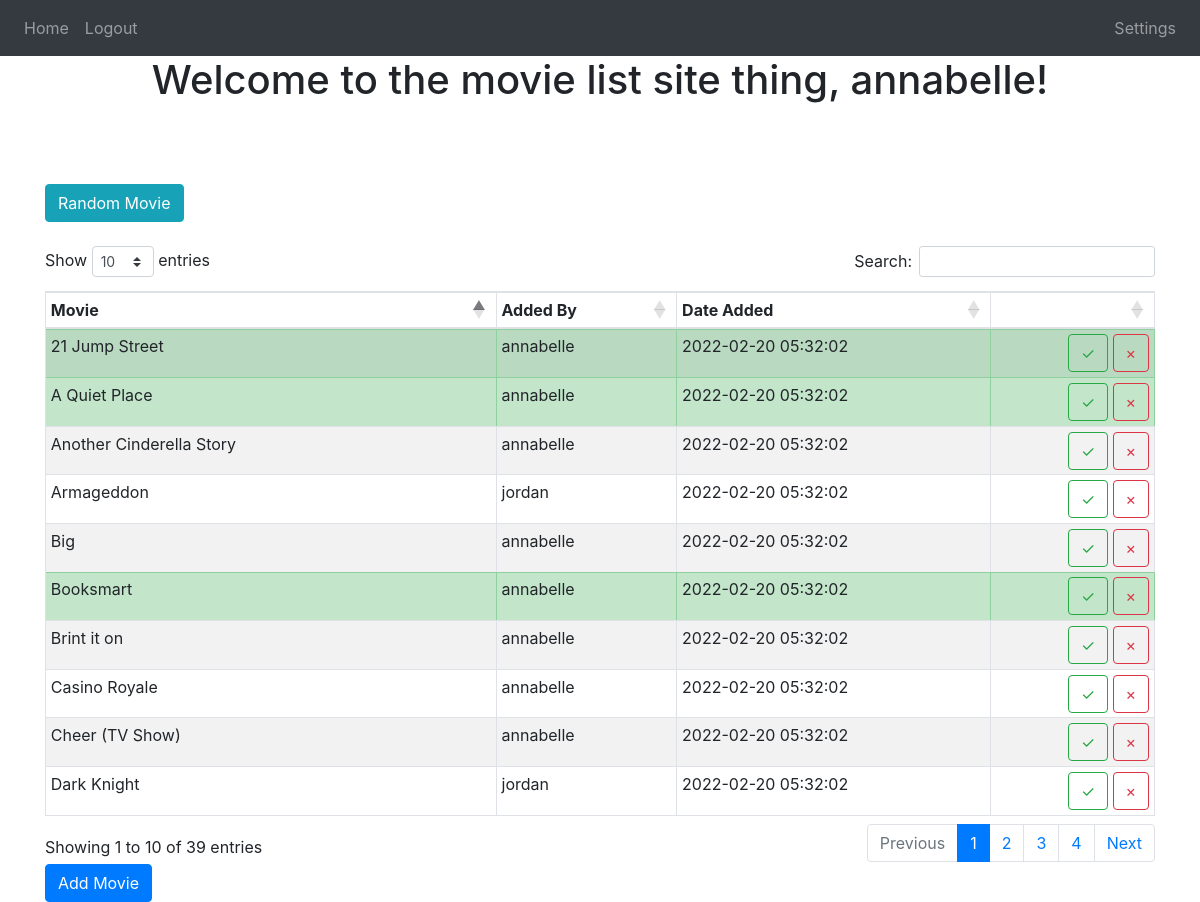
The app's page / (signed in) with its own data.
### website/models.py (models this page shows)
class User(db.Model, UserMixin):
    id = db.Column(db.Integer, primary_key=True)
    username = db.Column(db.String(150), unique=True)
    password = db.Column(db.String(150))
    movieSuggestions = db.relationship('Movie')

class Movie(db.Model):
    id = db.Column(db.Integer, primary_key=True)
    name = db.Column(db.String(150))
    whoAdded = db.Column(db.String(150), db.ForeignKey('user.id'))
    dateAdded = db.Column(db.DateTime(timezone=True), default=func.now())
    haveWatched = db.Column(db.Boolean, default=False)

### website/views.py (the view)
@views.route('/', methods=['POST', 'GET'])
@login_required
def home():
    if request.method == 'POST':
        movie_name = request.form.get('movieNameInput')
        newMovie = Movie(name=movie_name, whoAdded=current_user.username, haveWatched=False)
        db.session.add(newMovie)
        db.session.commit()
    allMovies = Movie.query.all()
    randMovie = random.choice(allMovies)
    while randMovie.haveWatched:
        randMovie = random.choice(allMovies)
    return render_template("home.html", user=current_user, movies=allMovies, randomMovie=randMovie.name)

### website/__init__.py (called while the page is built)
def create_app():
    app = Flask(__name__)
    app.config['SECRET_KEY'] = 'EoX;)#xk9X&ApMPBJ0X,#@"pM+aB@W'
    app.config['SQLALCHEMY_DATABASE_URI'] = f'sqlite:///{DB_NAME}'
    app.config['SQLALCHEMY_TRACK_MODIFICATIONS'] = False
    db.init_app(app)
    login_manager = LoginManager()
    login_manager.login_view = 'auth.login'
    login_manager.init_app(app)
    from .views import views
    from .auth import auth
    app.register_blueprint(views, url_prefix='/')
    app.register_blueprint(auth, url_prefix='/')
    from .models import User, Movie
    create_database(app)
    @login_manager.user_loader
    def load_user(id):
        return User.query.get(int(id))
    return app

### website/templates/home.html (shortened to what this page needs)
{% extends "base.html" %}
{% block pageBody %}
    <h1 align="center">Welcome to the movie list site thing, {{ user.username }}!</h1>
    <br>
    <br>
    <br>
    <button type="button" class="btn btn-info" data-toggle="modal" data-target="#randomMovieModal">Random Movie</button>
    <br>
    <br>
    <table id="movieTable" class="table table-striped table-bordered table-sm" cellspacing="0" width="100%">
        <thead>
            <th class="th-sm">Movie</th>
            <th class="th-sm">Added By</th>
            <th class="th-sm">Date Added</th>
            <th class="th-sm"></th>
        </thead>
        <tbody>
            {% for movie in movies %}
                {% if movie.haveWatched %}
                    <tr class="table-success">
                        <td>{{ movie.name }}</td>
                        <td>{{ movie.whoAdded }}</td>
                        <td>{{ movie.dateAdded }}</td>
                        <td align="right">
                            <a href="{{ url_for('views.watchMovie', movie_id=movie.id) }}" title="Watch Movie">
                                <button type="button" class="btn btn-outline-success">&#10003;</button>
                            </a>
                            <a href="{{ url_for('views.movieDelete', movie_id=movie.id) }}" onclick="return confirm('Are you sure you want to delete {{ movie.name }}?');" title="Delete Movie" }}>
                                <button type="button" class="btn btn-outline-danger">&times;</button>
                            </a>
                        </td>
                    </tr>
                {% else %}
                    <tr>
                        <td>{{ movie.name }}</td>
                        <td>{{ movie.whoAdded }}</td>
                        <td>{{ movie.dateAdded }}</td>
                        <td align="right">
                            <a href="{{ url_for('views.watchMovie', movie_id=movie.id) }}" title="Watch Movie">
                                <button type="button" class="btn btn-outline-success">&#10003;</button>
                            </a>
                            <a href="{{ url_for('views.movieDelete', movie_id=movie.id) }}" onclick="return confirm('Are you sure you want to delete {{ movie.name }}?');" title="Delete Movie" }}>
                                <button type="button" class="btn btn-outline-danger">&times;</button>
                            </a>
                        </td>
                    </tr>
                {% endif %}
            {% endfor %}
        </tbody>
    </table>
    <button type="button" class="btn btn-primary" data-toggle="modal" data-target="#movieModal">Add Movie</button>
{% endblock %}

### website/static/style.css (style rules this page uses)
table.dataTable thead .sorting:after, table.dataTable thead .sorting:before, table.dataTable thead .sorting_asc:after, table.dataTable thead .sorting_asc:before, table.dataTable thead .sorting_asc_disabled:after, table.dataTable thead .sorting_asc_disabled:before, table.dataTable thead .sorting_desc:after, table.dataTable thead .sorting_desc:before, table.dataTable thead .sorting_desc_disabled:after, table.dataTable thead .sorting_desc_disabled:before { bottom: .5em; }

### records on screen
User: username "annabelle"
Movie: name "Booksmart", whoAdded "annabelle", dateAdded "2022-02-20 05:32:02"
Movie: name "Dark Knight", whoAdded "jordan", dateAdded "2022-02-20 05:32:02"
Movie: name "Armageddon", whoAdded "jordan", dateAdded "2022-02-20 05:32:02"
Movie: name "21 Jump Street", whoAdded "annabelle", dateAdded "2022-02-20 05:32:02"
Movie: name "Big", whoAdded "annabelle", dateAdded "2022-02-20 05:32:02"
Movie: name "A Quiet Place", whoAdded "annabelle", dateAdded "2022-02-20 05:32:02"
Movie: name "Brint it on", whoAdded "annabelle", dateAdded "2022-02-20 05:32:02"
Movie: name "Casino Royale", whoAdded "annabelle", dateAdded "2022-02-20 05:32:02"
Movie: name "Another Cinderella Story", whoAdded "annabelle", dateAdded "2022-02-20 05:32:02"
Movie: name "Cheer (TV Show)", whoAdded "annabelle", dateAdded "2022-02-20 05:32:02"
